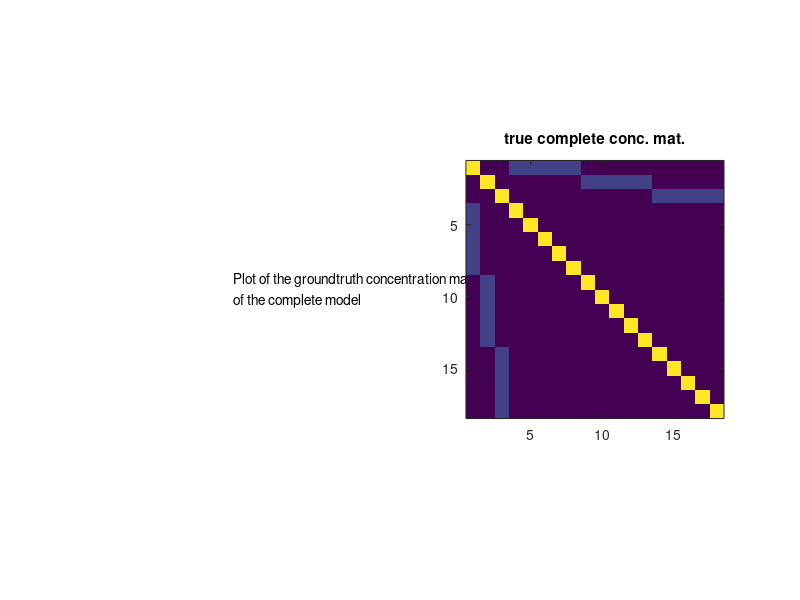
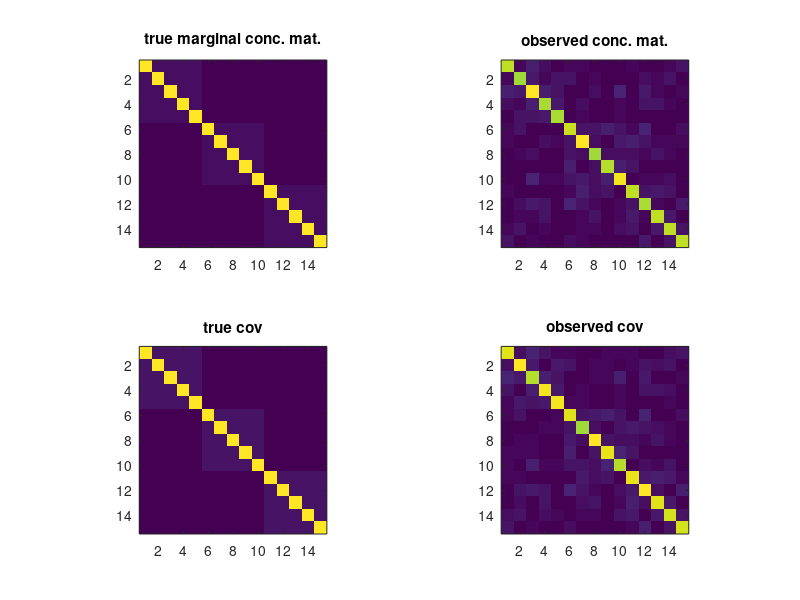

These figures' MATLAB source, in order: (Note: this script raises an error after producing the figures.)
%
% EXPERIMEpt ON non oriepted graph structure learning with latept variables
% 
% We build the complete model and sample from it
% We assume latept variables ndependept

%% add paths
clc; clear all; close all;
addpath('../main');
addpath('../active-set');
addpath('../atom-selection');
addpath('../utils');
addpath('../other');
addpath('../prox');
addpath('../TPower_1.0');
addpath('../TPower_1.0/algorithms/TPower/');
addpath('../TPower_1.0/misc/');

%% settings
clear all; clc; close all;
n=1000; % number of samples

pl=3; % number of latept variables
po=15;% number of observed variables
pt=po+pl;

slo=.2; % level of sparsity on latent-observed block of conceptration mat
soo=.2; % level of sparsity on latent-observed block of conceptration mat
Too=0*tril(rand(po,po)<soo,-1);
Doo=.2*(Too+Too')+eye(po);
Dol=zeros(po,pl);
Dol(1:5,1)=ones(5,1);
Dol(6:10,2)=ones(5,1);
Dol(11:15,3)=ones(5,1);
Dol=.2*Dol;

%% construction of the conceptration matrix
Dfull=zeros(pt);
Dfull(1:pl,1:pl)=eye(pl);
Dfull((pl+1):pt,(pl+1):pt)=Doo;
Dfull(1:pl,(pl+1):pt)=Dol';
Dfull((pl+1):pt,1:pl)=Dol;

Dfull=.5*(Dfull+Dfull');
Dmargo=Doo-Dol*Dol';


descr = {'Plot of the function:';
    'y = A{\ite}^{-\alpha{\itt}}';
    ' ';
    'With the values:';
    'A = 0.25';
    '\alpha = .005';
    't = 0:1000'};

descr = {'Plot of the groundtruth concentration matrix';
    'of the complete model'};

figure(1);clf;
subplot(1,2,1)
axis off;
text(0.5,.5,descr)
pbaspect([1 1 1]);
subplot(1,2,2)
imagesc(abs(Dfull));
pbaspect([1 1 1]);
title('true complete conc. mat.');



if eigs(Dfull,1,'sa')<0
    error('The conceptration matrix of the complete model is not PSD \n')
end

%% sampling data
mu=zeros(1,pt); % vector of means
Xfull=mvnrnd(mu, inv(Dfull), n)';
X=Xfull((pl+1):pt,:);
S=cov(X');
% S=inv(Dmargo);

%% plotting

figure(2);clf;
subplot(2,2,1);
imagesc(abs(Dmargo));
pbaspect([1 1 1]);
title('true marginal conc. mat.');
subplot(2,2,2);
imagesc(abs(inv(S)));
pbaspect([1 1 1]);
title('observed conc. mat.');
subplot(2,2,3);
imagesc(abs(inv(Dmargo)));
pbaspect([1 1 1]);
title('true cov');
subplot(2,2,4);
imagesc(abs(S));
pbaspect([1 1 1]);
title('observed cov');


%% LVGGM Chandrasekaran S-L, (Sparse-Low Rank)


% HOME = '/Users/marina/Documents/learning-gm/code-from-Kim-Chuan/LogdetPPA-0';
% addpath(strcat(HOME,'/solver/'))
% addpath(strcat(HOME,'/solver/mexfun'))
% addpath(strcat(HOME,'/util/'))
% 
% addpath LogdetPPA-0/;
% addpath LogdetPPA-0/solver/;
% addpath LogdetPPA-0/solver/mexfun/;
% addpath LogdetPPA-0/util/;
% ttime  = clock;

%% our norm psd with decomposition S-M
%% sparse_omega_lgm;
p=po;
inputData.X1=S^.5;
param.mu=n*1e-4;
param.lambda=n*1e-5;
param.rho=n*.1;
param.cardfun=inf*ones(1,p);
param.cardfun(5)=1;
% param.cardfun=(1:(p)).^.2;
[Aso,Mso,Sso,Eso,Mso_as,out] = sparse_omega_lgm( inputData, param);

obj1=out.obj;
loss1=.5*norm(S^.5*(Sso-Mso)*S^.5-eye(po),'fro')^2;
pens1=param.mu*sum(abs(Sso(:))>0);
peno1=param.lambda*out.Mnorm;

obj0=.5*norm(S^.5*Dmargo*S^.5-eye(po),'fro')^2+param.mu*sum(abs(Doo(:))>0)+param.lambda*pl*5*0.2;
loss0=.5*norm(S^.5*Dmargo*S^.5-eye(po),'fro')^2;
pens0=param.mu*sum(abs(Doo(:))>0);
peno0=param.lambda*pl*5*0.2;

fprintf('ground truth sol : obj=%f  loss=%f  pens=%f   peno=%f\n',obj0,loss0,pens0,peno0);
fprintf('our  sol         : obj=%f  loss=%f  pens=%f   peno=%f\n',obj1,loss1,pens1,peno1);

if norm(Mso,'fro')>1e-16
    Uso=bsxfun(@times,sqrt(Mso_as.alpha)',Mso_as.atoms);
    nl=length(Mso_as.alpha);
    Dso=zeros(p+nl);
    Dso(1:nl,1:nl)=eye(nl);
    Dso((nl+1):(nl+p),(nl+1):(nl+p))=Sso;
    Dso(1:nl,(nl+1):(nl+p))=Uso';
    Dso((nl+1):(nl+p),1:nl)=Uso;
else
    Dso=Sso;
end

descr_gen = {'Formulation S-M where ';
    'with sparse + Omega symmetric regularization';
    'solved with augmented lagrangian';
    'prox computed with algorithm cgan_spca';
    'M projected to PSD before prox';
    ['number of samples n=' num2str(n)];
    };

descr_par = {['\lambda = ' num2str(param.lambda) '  (omega reg)'];
    ['\mu = ' num2str(param.mu) '  (l_1 reg)'];
    ['\rho = ' num2str(param.mu) '  (aug lag par)'];};

%%
figure(3);clf;
subplot(3,2,1)
axis off;
text(0,.5,descr_gen)
pbaspect([1 1 1]);
subplot(3,2,2)
axis off;
text(0,.5,descr_par)
pbaspect([1 1 1]);
subplot(3,2,3)
imagesc(abs(Dfull));
pbaspect([1 1 1]);
title('true complete conc. mat.');
subplot(3,2,4)
imagesc(abs(Dso));
pbaspect([1 1 1]);
title('estimated complete conc. mat.');
subplot(3,2,5)
imagesc(abs(Dfull)>1e-15);
pbaspect([1 1 1]);
title('true support');
subplot(3,2,6)
imagesc(abs(Dso)>1e-15);
pbaspect([1 1 1]);
title('estimated support');
%%

figure(4);clf;
subplot(2,2,1);
imagesc(abs(Dmargo));
pbaspect([1 1 1]);
title('true marginal conc. mat.');
subplot(2,2,2);
imagesc(abs(Sso-Mso));
pbaspect([1 1 1]);
title('observed conc. mat.');
subplot(2,2,3)
imagesc(abs(Dmargo)>1e-15);
pbaspect([1 1 1]);
title('true support');
subplot(2,2,4)
imagesc(abs(Sso-Mso)>1e-15);
pbaspect([1 1 1]);
title('estimated support');

%% saving
filename = ['lggm2_' datestr(datetime('now'),'yyyymmddTHHMMSS') '.ps'];
%print ( '-dpsc2', filename, '-f1' )
print ( '-dpsc2', filename, '-append', '-f2' )
print ( '-dpsc2', filename, '-append', '-f3' )
print ( '-dpsc2', filename, '-append', '-f4' )
print ( '-dpsc2', filename, '-append', '-f20' )
